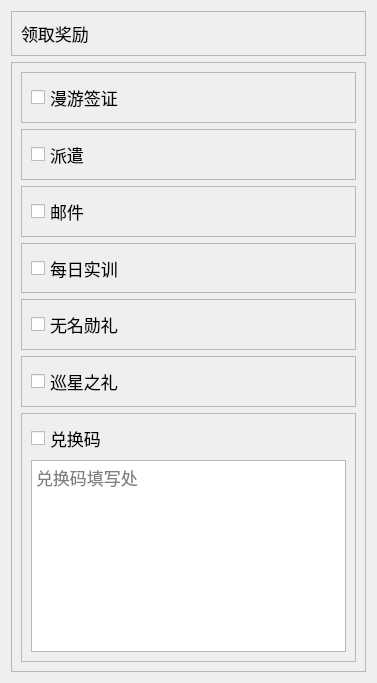
<?xml version="1.0" encoding="UTF-8"?>
<ui version="4.0">
 <class>Form</class>
 <widget class="QWidget" name="Form">
  <property name="geometry">
   <rect>
    <x>0</x>
    <y>0</y>
    <width>377</width>
    <height>683</height>
   </rect>
  </property>
  <property name="font">
   <font>
    <pointsize>13</pointsize>
   </font>
  </property>
  <property name="windowTitle">
   <string>Form</string>
  </property>
  <layout class="QGridLayout" name="gridLayout">
   <item row="1" column="0">
    <widget class="QScrollArea" name="scrollArea">
     <property name="widgetResizable">
      <bool>true</bool>
     </property>
     <widget class="QWidget" name="scrollAreaWidgetContents">
      <property name="geometry">
       <rect>
        <x>0</x>
        <y>0</y>
        <width>357</width>
        <height>615</height>
       </rect>
      </property>
      <layout class="QVBoxLayout" name="verticalLayout_3">
       <item>
        <widget class="QFrame" name="frame3_1">
         <property name="frameShape">
          <enum>QFrame::Shape::StyledPanel</enum>
         </property>
         <property name="frameShadow">
          <enum>QFrame::Shadow::Raised</enum>
         </property>
         <layout class="QHBoxLayout" name="horizontalLayout_2">
          <item>
           <widget class="QCheckBox" name="checkBox3_1">
            <property name="minimumSize">
             <size>
              <width>0</width>
              <height>30</height>
             </size>
            </property>
            <property name="text">
             <string>漫游签证</string>
            </property>
           </widget>
          </item>
         </layout>
        </widget>
       </item>
       <item>
        <widget class="QFrame" name="frame3_2">
         <property name="frameShape">
          <enum>QFrame::Shape::StyledPanel</enum>
         </property>
         <property name="frameShadow">
          <enum>QFrame::Shadow::Raised</enum>
         </property>
         <layout class="QHBoxLayout" name="horizontalLayout_4">
          <item>
           <widget class="QCheckBox" name="checkBox3_2">
            <property name="minimumSize">
             <size>
              <width>0</width>
              <height>30</height>
             </size>
            </property>
            <property name="text">
             <string>派遣</string>
            </property>
           </widget>
          </item>
         </layout>
        </widget>
       </item>
       <item>
        <widget class="QFrame" name="frame3_3">
         <property name="frameShape">
          <enum>QFrame::Shape::StyledPanel</enum>
         </property>
         <property name="frameShadow">
          <enum>QFrame::Shadow::Raised</enum>
         </property>
         <layout class="QHBoxLayout" name="horizontalLayout_7">
          <item>
           <widget class="QCheckBox" name="checkBox3_3">
            <property name="minimumSize">
             <size>
              <width>0</width>
              <height>30</height>
             </size>
            </property>
            <property name="text">
             <string>邮件</string>
            </property>
           </widget>
          </item>
         </layout>
        </widget>
       </item>
       <item>
        <widget class="QFrame" name="frame3_4">
         <property name="frameShape">
          <enum>QFrame::Shape::StyledPanel</enum>
         </property>
         <property name="frameShadow">
          <enum>QFrame::Shadow::Raised</enum>
         </property>
         <layout class="QHBoxLayout" name="horizontalLayout_9">
          <item>
           <widget class="QCheckBox" name="checkBox3_4">
            <property name="minimumSize">
             <size>
              <width>0</width>
              <height>30</height>
             </size>
            </property>
            <property name="text">
             <string>每日实训</string>
            </property>
           </widget>
          </item>
         </layout>
        </widget>
       </item>
       <item>
        <widget class="QFrame" name="frame3_5">
         <property name="frameShape">
          <enum>QFrame::Shape::StyledPanel</enum>
         </property>
         <property name="frameShadow">
          <enum>QFrame::Shadow::Raised</enum>
         </property>
         <layout class="QHBoxLayout" name="horizontalLayout_8">
          <item>
           <widget class="QCheckBox" name="checkBox3_5">
            <property name="minimumSize">
             <size>
              <width>0</width>
              <height>30</height>
             </size>
            </property>
            <property name="text">
             <string>无名勋礼</string>
            </property>
           </widget>
          </item>
         </layout>
        </widget>
       </item>
       <item>
        <widget class="QFrame" name="frame3_6">
         <property name="frameShape">
          <enum>QFrame::Shape::StyledPanel</enum>
         </property>
         <property name="frameShadow">
          <enum>QFrame::Shadow::Raised</enum>
         </property>
         <layout class="QHBoxLayout" name="horizontalLayout_6">
          <item>
           <widget class="QCheckBox" name="checkBox3_6">
            <property name="minimumSize">
             <size>
              <width>0</width>
              <height>30</height>
             </size>
            </property>
            <property name="text">
             <string>巡星之礼</string>
            </property>
           </widget>
          </item>
         </layout>
        </widget>
       </item>
       <item>
        <widget class="QFrame" name="frame3_7">
         <property name="frameShape">
          <enum>QFrame::Shape::StyledPanel</enum>
         </property>
         <property name="frameShadow">
          <enum>QFrame::Shadow::Raised</enum>
         </property>
         <layout class="QVBoxLayout" name="verticalLayout">
          <item>
           <widget class="QCheckBox" name="checkBox3_7">
            <property name="minimumSize">
             <size>
              <width>0</width>
              <height>30</height>
             </size>
            </property>
            <property name="text">
             <string>兑换码</string>
            </property>
           </widget>
          </item>
          <item>
           <widget class="QTextEdit" name="textEdit">
            <property name="sizePolicy">
             <sizepolicy hsizetype="Expanding" vsizetype="Fixed">
              <horstretch>0</horstretch>
              <verstretch>0</verstretch>
             </sizepolicy>
            </property>
            <property name="placeholderText">
             <string>兑换码填写处</string>
            </property>
           </widget>
          </item>
         </layout>
        </widget>
       </item>
      </layout>
     </widget>
    </widget>
   </item>
   <item row="0" column="0">
    <widget class="QFrame" name="frame">
     <property name="frameShape">
      <enum>QFrame::Shape::StyledPanel</enum>
     </property>
     <property name="frameShadow">
      <enum>QFrame::Shadow::Raised</enum>
     </property>
     <layout class="QVBoxLayout" name="verticalLayout_2">
      <item>
       <widget class="QLabel" name="label">
        <property name="text">
         <string>领取奖励</string>
        </property>
       </widget>
      </item>
     </layout>
    </widget>
   </item>
  </layout>
 </widget>
 <resources/>
 <connections/>
</ui>
